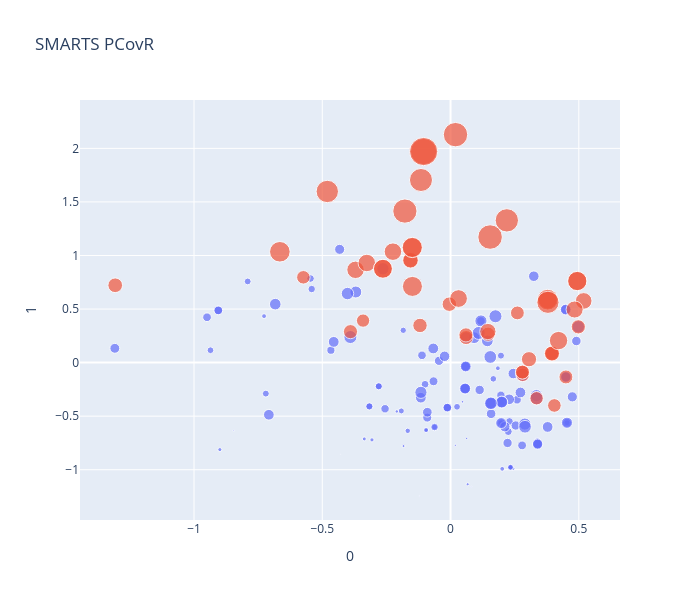

This figure's notebook cell:
### Code cell
import plotly.express as px
import pandas as pd

Sorted_TC['Above 1'] = Sorted_TC['molarCond_Scm2mol'] >= 1

# Create an interactive line plot
fig = px.scatter(Sorted_TC, x=0, y=1, title="SMARTS PCovR", hover_name='compString', color='Above 1', size='molarCond_Scm2mol', width=700, height=600)
fig.update_layout(showlegend=False)
fig.show()

### Figure 1 — Plotly figure (JSON) as saved in the notebook; plotly's stock layout.template omitted (floating-point values rounded to 4 significant figures; data arrays with more than 128 entries replaced by an {"elided": "..."} marker saying what was removed)
{"data": [{"hovertemplate": "<b>%{hovertext}</b><br><br>Above 1=False<br>0=%{x}<br>1=%{y}<br>molarCond_Scm2mol=%{marker.size}<extra></extra>", "hovertext": {"elided": "132 str values"}, "legendgroup": "False", "marker": {"color": "#636efa", "size": {"elided": "132 float values"}, "sizemode": "area", "sizeref": 0.01138, "symbol": "circle"}, "mode": "markers", "name": "False", "orientation": "v", "showlegend": true, "type": "scatter", "x": {"elided": "132 float values"}, "xaxis": "x", "y": {"elided": "132 float values"}, "yaxis": "y"}, {"hovertemplate": "<b>%{hovertext}</b><br><br>Above 1=True<br>0=%{x}<br>1=%{y}<br>molarCond_Scm2mol=%{marker.size}<extra></extra>", "hovertext": ["['1-Methyl-3-(2-propoxyethyl)imidazol-1-ium', 'Bistriflylimide anion']", "['1-propyl-3-methylimidazolium', 'tetrafluoroborate']", "['1-butyl-4-methylpyridinium', 'Bistriflylimide anion']", "['1-ethyl-3-methylimidazolium', 'methylsulfate']", "['1-(2-methoxyethyl)pyridinium', 'Bistriflylimide anion']", "['1-Methyl-3-(3-methoxypropyl)-1H-imidazole-3-ium', 'Bistriflylimide anion']", "['1-(2-ethoxyethyl)-1-methylpyrrolidinium', 'Bistriflylimide anion']", "['1-(Ethoxymethyl)-3-methyl-1H-imidazole-3-ium', 'Bistriflylimide anion']", "['1-butyl-3-methylimidazolium', 'Bistriflylimide anion']", "['3-Methyl-1-propylpyridin-1-ium', 'Bistriflylimide anion']", "['1-(2-methoxyethyl)-1-methylpyrrolidinium', 'Bistriflylimide anion']", "['1-propyl-3-methylimidazolium', 'dihydrogen phosphate']", "['1-(ethoxymethyl)pyridinium', 'Bistriflylimide anion']", "['1-methyl-1-propylpyrrolidinium', 'Bistriflylimide anion']", "['1-hexyl-3-methylimidazolium', 'Cyanoiminomethylideneazanide']", "['1-(methoxymethyl)pyridinium', 'Bistriflylimide anion']", "['1-Methoxymethyl-3-methyl-1H-imidazole-3-ium', 'Bistriflylimide anion']", "['1-(2-Ethoxyethyl)-3-methylimidazol-3-ium', 'Bistriflylimide anion']", "['1-ethyl-3-methylimidazolium', 'Difluoro(oxalylbisoxy) boronanion']", "['1-propyl-3-methylimidazolium', 'thiocyanate']", "['1-(2-methoxyethyl)-3-methyl-1H-imidazol-3-ium', 'Bistriflylimide anion']", "['1-butyl-1-methylpyrrolidinium', 'bis(fluorosulfonyl)amide']", "['1,2-Dimethyl-3-propylimidazol-1-ium', 'thiocyanate']", "['1-(ethoxymethyl)-1-methylpyrrolidinium', 'Bistriflylimide anion']", "['1-Pentyl-3-methylimidazolium', 'Cyanoiminomethylideneazanide']", "['1-butyl-3-methylimidazolium', 'Di(trifluoroacetoxy)difluoroboronanion']", "['1-ethyl-3-methylimidazolium', 'trifluoromethanesulfonate']", "['1-ethyl-3-methylimidazolium', 'trifluoroacetate']", "['1-ethyl-3-methylimidazolium', 'tris(pentafluoroethyl)trifluorophosphate']", "['1-methyl-1-propylpyrrolidinium', 'bis(fluorosulfonyl)amide']", "['1-butyl-3-methylimidazolium', 'Bis(fluorosulfonyl)amide']", "['1-ethylpyridinium', 'Bistriflylimide anion']", "['1-butyl-1-methylpyrrolidinium', 'tricyanomethanide']", "['1-butyl-3-methylimidazolium', 'tricyanomethanide']", "['1-ethyl-4-methylpyridinium', 'Bistriflylimide anion']", "['1-butyl-3-methylimidazolium', 'Cyanoiminomethylideneazanide']", "['1,3-dimethylimidazolium', 'Bistriflylimide anion']", "['1-(methoxymethyl)-1-methylpyrrolidinium', 'bis(fluorosulfonyl)amide']", "['1-ethyl-3-methylimidazolium', 'Bistriflylimide anion']", "['1-ethyl-3-methylimidazolium', 'tetrafluoroborate']", "['1-butyl-1-methylpyrrolidinium', 'Cyanoiminomethylideneazanide']", "['1-butylpyridinium', 'Cyanoiminomethylideneazanide']", "['1-ethyl-3-methylimidazolium', 'thiocyanate']", "['1-ethyl-3-methylimidazolium', 'Di(trifluoroacetoxy)difluoroboronanion']", "['1-propyl-3-methylimidazolium', 'Cyanoiminomethylideneazanide']", "['1-ethyl-3-methyl-1H-imidazolium', 'bis(fluorosulfonyl)amide']", "['1-ethyl-3-methylimidazolium', 'Tetracyanoboronanion']", "['Ethyl-dimethyl-prop-2-enylazanium', 'Cyanoiminomethylideneazanide']", "['1-ethyl-3-methyl-1H-imidazolium', 'tricyanomethanide']", "['1-ethyl-3-methylimidazolium', 'Cyanoiminomethylideneazanide']"], "legendgroup": "True", "marker": {"color": "#EF553B", "size": [1.006, 1.009, 1.034, 1.044, 1.045, 1.058, 1.059, 1.086, 1.109, 1.127, 1.133, 1.139, 1.146, 1.147, 1.16, 1.182, 1.197, 1.201, 1.228, 1.256, 1.31, 1.319, 1.412, 1.516, 1.58, 1.66, 1.731, 1.739, 1.754, 1.784, 1.92, 1.987, 2.001, 2.053, 2.058, 2.13, 2.163, 2.282, 2.347, 2.416, 2.446, 2.8, 2.851, 3.019, 3.1, 3.338, 3.394, 3.427, 3.945, 4.551], "sizemode": "area", "sizeref": 0.01138, "symbol": "circle"}, "mode": "markers", "name": "True", "orientation": "v", "showlegend": true, "type": "scatter", "x": [0.3954, -0.341, 0.3354, -0.5736, 0.281, 0.4048, 0.2803, 0.2606, 0.4498, 0.06078, 0.2803, -0.39, 0.1462, 0.06004, 0.4982, -0.119, -0.004661, 0.3954, -1.307, -0.1561, 0.3954, 0.3059, -0.1561, 0.1455, 0.519, 0.4837, -0.3703, -0.3264, -0.2245, 0.03129, 0.421, -0.2636, 0.379, 0.4941, -0.2636, 0.4941, -0.1492, -0.1485, -0.1492, -0.6653, 0.379, 0.3797, -0.4804, -0.1152, 0.2195, -0.1779, 0.0194, 0.1542, -0.1049, -0.1049], "xaxis": "x", "y": [0.08489, 0.3922, -0.3328, 0.7962, -0.1139, -0.4001, -0.08899, 0.4639, -0.134, 0.2338, -0.08899, 0.289, 0.2652, 0.2586, 0.334, 0.3467, 0.5454, 0.08489, 0.722, 0.9553, 0.08489, 0.03174, 0.9553, 0.2901, 0.5758, 0.4958, 0.8661, 0.9301, 1.036, 0.5983, 0.2056, 0.8762, 0.5876, 0.7615, 0.8762, 0.7615, 1.075, 0.7112, 1.075, 1.035, 0.5876, 0.5627, 1.598, 1.705, 1.328, 1.415, 2.128, 1.172, 1.97, 1.97], "yaxis": "y"}], "layout": {"height": 600, "legend": {"itemsizing": "constant", "title": {"text": "Above 1"}, "tracegroupgap": 0}, "showlegend": false, "title": {"text": "SMARTS PCovR"}, "width": 700, "xaxis": {"anchor": "y", "domain": [0, 1], "title": {"text": "0"}}, "yaxis": {"anchor": "x", "domain": [0, 1], "title": {"text": "1"}}}}
